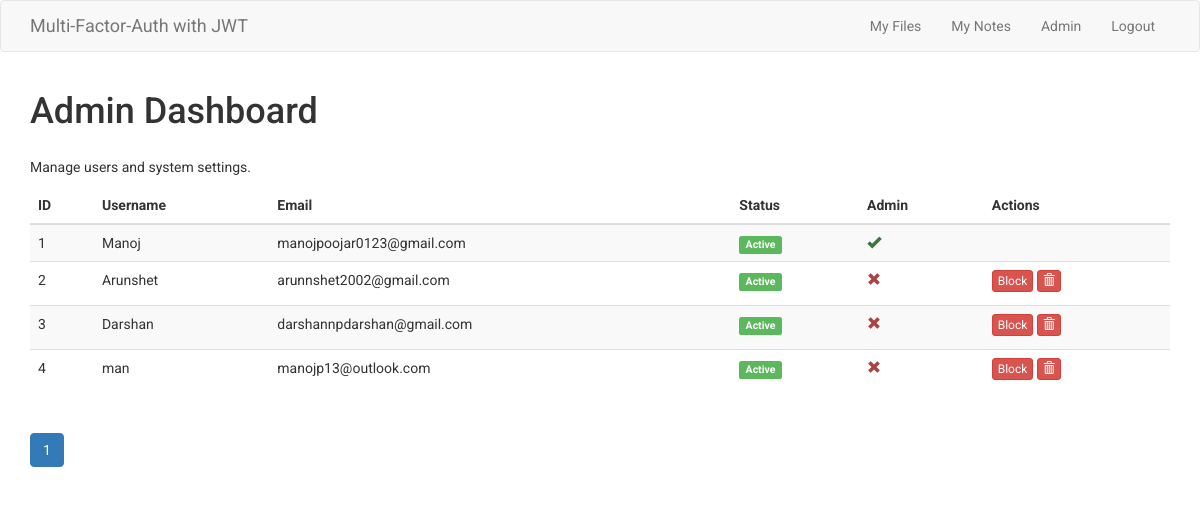
The page /admin (signed in) on the database its author committed.
### app/models.py (models this page shows, shortened)
class User(UserMixin, db.Model):
    id = db.Column(db.Integer, primary_key=True)
    first_name = db.Column(db.String(64), nullable=False)
    last_name = db.Column(db.String(64), nullable=False)
    username = db.Column(db.String(64), index=True, unique=True, nullable=False)
    email = db.Column(db.String(120), index=True, unique=True, nullable=False)
    password_hash = db.Column(db.String(256))
    email_verified = db.Column(db.Boolean, default=False)
    blocked = db.Column(db.Boolean, default=False)
    api_key = db.Column(db.String(128), unique=True, nullable=True)
    api_key_generation_time = db.Column(db.DateTime, nullable=True)
    is_admin = db.Column(db.Boolean, default=False)
    otp_secret = db.Column(db.String(32), nullable=False, default=lambda: base64.b32encode(os.urandom(10)).decode('utf-8'))
    notes = db.relationship('Note', backref='author', lazy='dynamic', cascade="all, delete-orphan")
    files = db.relationship('File', backref='owner', lazy='dynamic', cascade="all, delete-orphan")
    @staticmethod
    def get_by_id(user_id):
        return db.session.get(User, int(user_id))

### app/routes.py (the view)
@app.route('/admin')
@login_required
def admin_dashboard():
    if not current_user.is_admin:
        abort(403) # Forbidden
    page = request.args.get('page', 1, type=int)
    users_pagination = User.query.order_by(User.id.asc()).paginate(page=page, per_page=10, error_out=False)
    users = users_pagination.items
    return render_template('admin.html', title='Admin Dashboard', users=users, pagination=users_pagination)

### app/models.py (called while the page is built)
@login.user_loader
def load_user(id):
    return User.get_by_id(id)

### app/routes.py (called while the page is built)
@app.before_request
def check_blocked_user():
    if current_user.is_authenticated and hasattr(current_user, 'blocked') and current_user.blocked:
        logout_user()
        flash('Your account has been blocked. Please contact an administrator.', 'danger')
        return redirect(url_for('login'))

### app/templates/admin.html (shortened to what this page needs)
{% extends "base.html" %}
{% block app_content %}
    <h1>Admin Dashboard</h1>
    <p>Manage users and system settings.</p>
    <div class="table-responsive">
        <table class="table table-striped table-hover">
            <thead>
                <tr>
                    <th>ID</th>
                    <th>Username</th>
                    <th>Email</th>
                    <th>Status</th>
                    <th>Admin</th>
                    <th>Actions</th>
                </tr>
            </thead>
            <tbody>
                {% for user in users %}
                <tr>
                    <td>{{ user.id }}</td>
                    <td>{{ user.username }}</td>
                    <td>{{ user.email }}</td>
                    <td>
                        {% if user.blocked %}
                            <span class="label label-danger">Blocked</span>
                        {% elif not user.email_verified and not user.is_admin %}
                             <span class="label label-warning">Email Not Verified</span>
                        {% else %}
                            <span class="label label-success">Active</span>
                        {% endif %}
                    </td>
                    <td>
                        {% if user.is_admin %}
                            <span class="glyphicon glyphicon-ok text-success"></span>
                        {% else %}
                            <span class="glyphicon glyphicon-remove text-danger"></span>
                        {% endif %}
                    </td>
                    <td>
                        {% if not user.is_admin %}
                            {% if user.blocked %}
                                <form action="{{ url_for('unblock_user', user_id=user.id) }}" method="post" class="action-form">
                                    <button type="submit" class="btn btn-xs btn-success">Unblock</button>
                                </form>
                            {% else %}
                                <form action="{{ url_for('block_user', user_id=user.id) }}" method="post" class="action-form">
                                    <button type="submit" class="btn btn-xs btn-danger">Block</button>
                                </form>
                            {% endif %}
                            <form action="{{ url_for('delete_user', user_id=user.id) }}" method="post" class="action-form" onsubmit="return confirm('Are you sure you want to permanently delete user ' + {{ user.username|tojson }} + '? This action cannot be undone.');">
                                <button type="submit" class="btn btn-xs btn-danger" title="Delete User"><span class="glyphicon glyphicon-trash"></span></button>
                            </form>
                        {% endif %}
                    </td>
                </tr>
                {% endfor %}
            </tbody>
        </table>
    </div>
    <nav aria-label="Page navigation">
        <ul class="pagination">
            {% for page_num in pagination.iter_pages(left_edge=1, right_edge=1, left_current=1, right_current=2) %}
                {% if page_num %}
                    <li class="{{ 'active' if page_num == pagination.page else '' }}"><a href="{{ url_for('admin_dashboard', page=page_num) }}">{{ page_num }}</a></li>
                {% else %}
                    <li class="disabled"><a>...</a></li>
                {% endif %}
            {% endfor %}
        </ul>
    </nav>
{% endblock %}

### app/templates/base.html (shortened to what this page needs)
{% extends 'bootstrap/base.html' %}
{% block head %}
    {{ super() }}
{% endblock %}
{% block styles %}
    {{ super() }}
    <link type="text/css" rel="stylesheet" href="{{ url_for('static', filename = 'css/styles.css') }}">
{% endblock %}
{% block navbar %}
<nav class="navbar navbar-default">
    <div class="container">
        <div class="navbar-header">
            <a class="navbar-brand" href="{{ url_for('home') }}">Multi-Factor-Auth with JWT</a>
        </div>
        <div class="collapse navbar-collapse" id="bs-example-navbar-collapse-1">
            <ul class="nav navbar-nav navbar-right">
                {% if current_user.is_anonymous %}
                    <li><a href="{{ url_for('login') }}">Login</a></li>
                {% else %}
                <li><a href="{{ url_for('files') }}">My Files</a></li>
                <li><a href="{{ url_for('notes') }}">My Notes</a></li>
                {% if current_user.is_admin %}
                <li><a href="{{ url_for('admin_dashboard') }}">Admin</a></li>
                {% endif %}
                <li><a href="{{ url_for('logout') }}">Logout</a></li>
                {% endif %}
            </ul>
        </div>
    </div>
</nav>
{% endblock %}
{% block content %}
    <div class="container">
        {% block app_content %}
        {% endblock %}
    </div>
{% endblock %}

### app/static/css/styles.css (style rules this page uses)
body { font-family: 'Roboto', sans-serif; }
p { padding-top: 15px; }
.action-form { display: inline-block; margin-bottom: 5px; }

### rows shown on the page
User: id "1", username "Manoj", email "manojpoojar0123@gmail.com", blocked "Active", is_admin True (drawn)
User: id "2", username "Arunshet", email "arunnshet2002@gmail.com", blocked "Active", is_admin False (drawn)
User: id "3", username "Darshan", email "darshannpdarshan@gmail.com", blocked "Active", is_admin False (drawn)
User: id "4", username "man", email "manojp13@outlook.com", blocked "Active", is_admin False (drawn)

### other values the page prints
{{ page_num }} "1"
